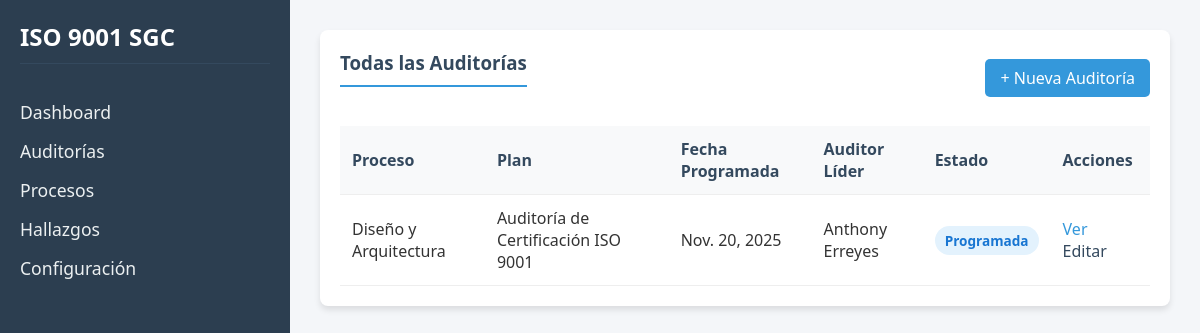
The app's page /auditorias/lista/ with its own data.
### auditorias/models.py (models this page shows, shortened)
class Auditoria(models.Model):
    ESTADOS = [
        ('PROGRAMADA', 'Programada'),
        ('EN_CURSO', 'En Curso'),
        ('COMPLETADA', 'Completada'),
        ('CANCELADA', 'Cancelada'),
    ]
    plan = models.ForeignKey(PlanAuditoria, on_delete=models.CASCADE, related_name='auditorias')
    proceso = models.ForeignKey(ProcesoSoftware, on_delete=models.CASCADE)
    normas = models.ManyToManyField(NormaReferencia, related_name='auditorias')
    auditor_lider = models.CharField(max_length=100)
    fecha_programada = models.DateField()
    estado = models.CharField(max_length=20, choices=ESTADOS, default='PROGRAMADA')

class ProcesoSoftware(models.Model):
    nombre = models.CharField(max_length=100, unique=True, help_text="e.g., 'Code Review', 'Deployment'")
    responsable = models.CharField(max_length=100, help_text="Person or role responsible")
    descripcion = models.TextField(blank=True)

class PlanAuditoria(models.Model):
    titulo = models.CharField(max_length=200)
    fecha_inicio = models.DateField()
    fecha_fin = models.DateField()
    objetivo = models.TextField()
    alcance = models.TextField()

### auditorias/views.py (the view)
# urls.py: path('lista/', views.lista_auditorias, name='lista_auditorias'),
def lista_auditorias(request):
    auditorias = Auditoria.objects.all().order_by('-fecha_programada')
    return render(request, 'auditorias/auditoria_list.html', {'auditorias': auditorias})

### auditorias/templates/auditorias/auditoria_list.html
{% extends 'auditorias/base.html' %}
{% block content %}
<div class="card">
    <div style="display: flex; justify-content: space-between; align-items: center; margin-bottom: 20px;">
        <h3>Todas las Auditorías</h3>
        <a href="{% url 'crear_auditoria' %}"
            style="background-color: var(--accent-color); color: white; text-decoration: none; padding: 8px 15px; border-radius: 5px;">+
            Nueva Auditoría</a>
    </div>
    {% if auditorias %}
    <table>
        <thead>
            <tr>
                <th>Proceso</th>
                <th>Plan</th>
                <th>Fecha Programada</th>
                <th>Auditor Líder</th>
                <th>Estado</th>
                <th>Acciones</th>
            </tr>
        </thead>
        <tbody>
            {% for auditoria in auditorias %}
            <tr>
                <td>{{ auditoria.proceso.nombre }}</td>
                <td>{{ auditoria.plan.titulo }}</td>
                <td>{{ auditoria.fecha_programada }}</td>
                <td>{{ auditoria.auditor_lider }}</td>
                <td><span class="status-badge status-{{ auditoria.estado }}">{{ auditoria.get_estado_display }}</span>
                </td>
                <td>
                    <a href="{% url 'detalle_auditoria' auditoria.pk %}"
                        style="color: var(--accent-color); text-decoration: none; margin-right: 10px;">Ver</a>
                    <a href="{% url 'editar_auditoria' auditoria.pk %}"
                        style="color: var(--secondary-color); text-decoration: none;">Editar</a>
                </td>
            </tr>
            {% endfor %}
        </tbody>
    </table>
    {% else %}
    <div class="empty-state">No hay auditorías registradas.</div>
    {% endif %}
</div>
{% endblock %}

### auditorias/templates/auditorias/base.html (style rules this page uses)
:root { --primary-color: #2c3e50; --secondary-color: #34495e; --accent-color: #3498db; --text-color: #333; --bg-color: #f4f6f9; --card-bg: #ffffff; }
body { font-family: 'Segoe UI', Tahoma, Geneva, Verdana, sans-serif; background-color: var(--bg-color); color: var(--text-color); margin: 0; padding: 0; display: flex; min-height: 100vh; }
.card { background-color: var(--card-bg); border-radius: 8px; box-shadow: 0 4px 6px rgba(0, 0, 0, 0.1); padding: 20px; }
.card h3 { margin-top: 0; color: var(--secondary-color); border-bottom: 2px solid var(--accent-color); padding-bottom: 10px; display: inline-block; }
table { width: 100%; border-collapse: collapse; margin-top: 15px; }
th, td { text-align: left; padding: 12px; border-bottom: 1px solid #eee; }
th { background-color: #f8f9fa; color: var(--secondary-color); }
.status-badge { padding: 5px 10px; border-radius: 15px; font-size: 0.85rem; font-weight: bold; }
.status-PROGRAMADA { background-color: #e3f2fd; color: #1976d2; }

### records on screen
Auditoria: proceso.nombre "Diseño y Arquitectura", plan.titulo "Auditoría de Certificación ISO 9001", fecha_programada "Nov. 20, 2025", auditor_lider "Anthony Erreyes", estado "Programada"
